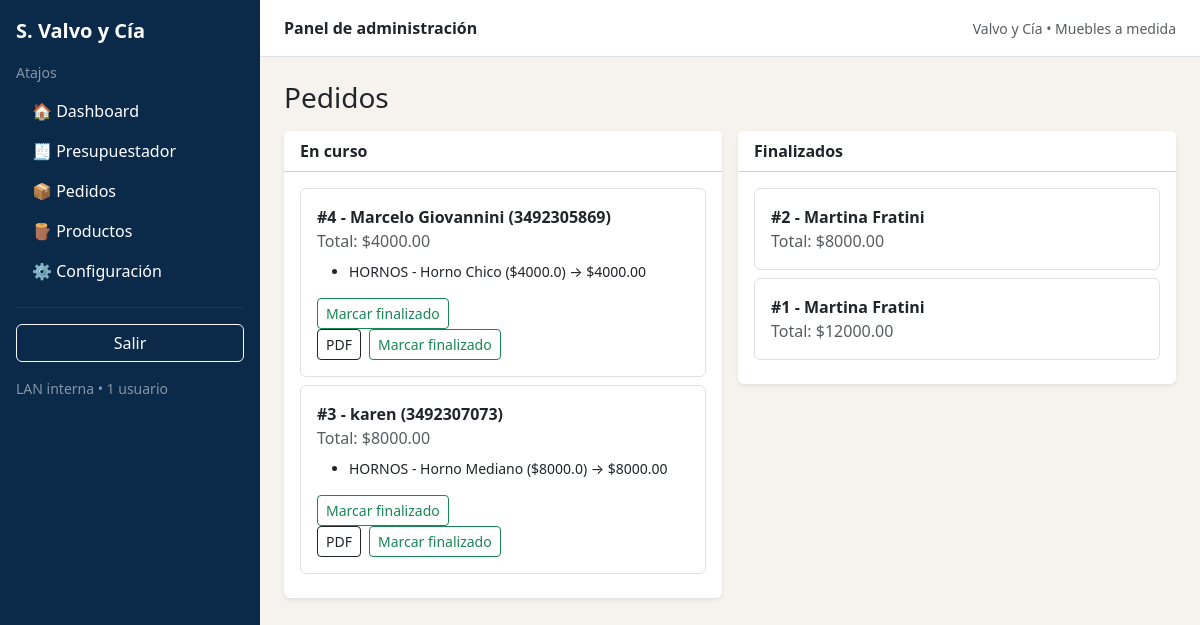
Page /pedidos (signed in) on the earlier database version.
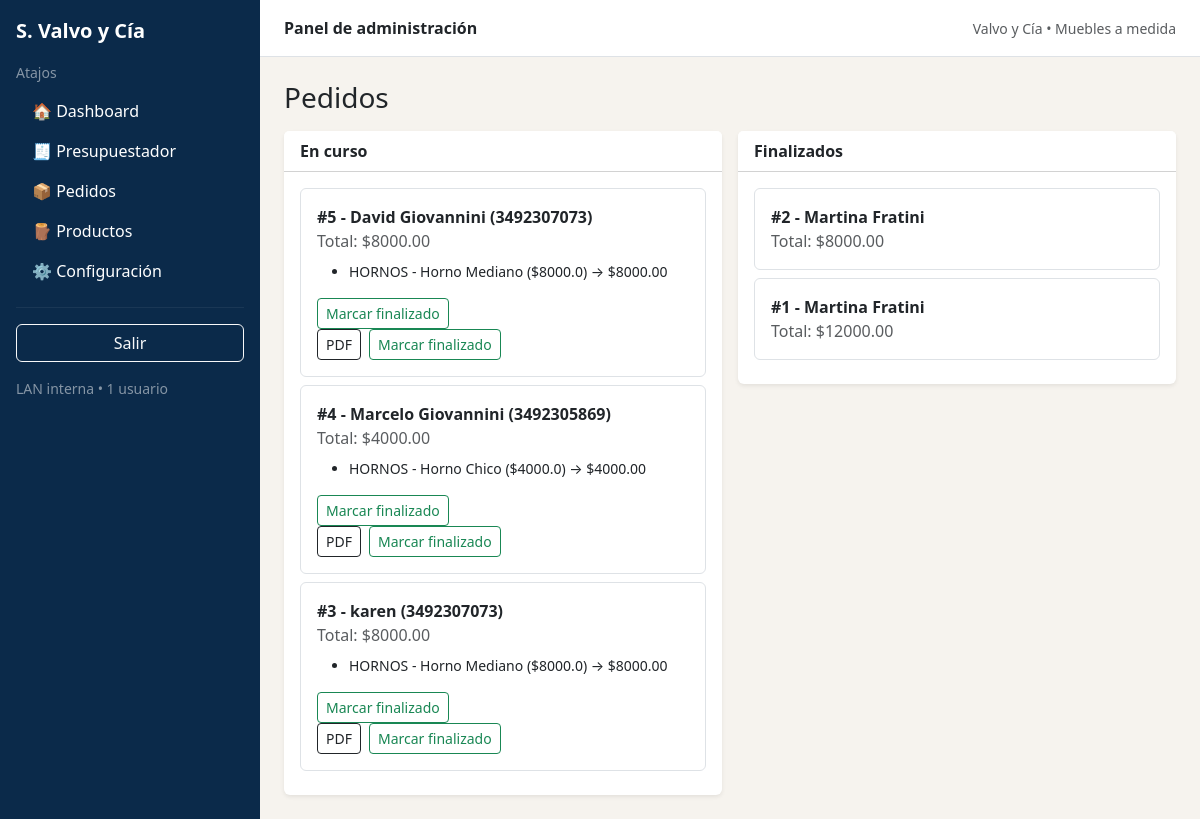
Same page on the later database version.
### app/models.py (models this page shows)
class Pedido(db.Model):
    id = db.Column(db.Integer, primary_key=True)
    cliente = db.Column(db.String(150), nullable=False)
    telefono = db.Column(db.String(50))
    direccion = db.Column(db.String(200))
    observaciones = db.Column(db.Text)
    total = db.Column(db.Float, nullable=False)
    estado = db.Column(db.String(20), default="PENDIENTE")
    created_at = db.Column(db.DateTime, default=datetime.utcnow)  # EN_CURSO / FINALIZADO
    email = db.Column(db.String(120))
    forma_pago = db.Column(db.String(50))
    tiene_sena = db.Column(db.Boolean, default=False)
    monto_sena = db.Column(db.Float)

class PedidoItem(db.Model):
    id = db.Column(db.Integer, primary_key=True)
    pedido_id = db.Column(db.Integer, db.ForeignKey("pedido.id"), nullable=False)
    descripcion = db.Column(db.String(255), nullable=False)
    cantidad = db.Column(db.Integer, nullable=False, default=1)
    metros = db.Column(db.Float, nullable=True)
    subtotal = db.Column(db.Float, nullable=False, default=0.0)
    pedido = db.relationship("Pedido", backref=db.backref("items", lazy=True))

### app/routes.py (the view)
    @app.get("/pedidos")
    @login_required
    def pedidos():
        pendiente = Pedido.query.filter_by(estado="PENDIENTE").order_by(Pedido.id.desc()).all()
        en_curso = Pedido.query.filter_by(estado="EN_CURSO").order_by(Pedido.id.desc()).all()
        final = Pedido.query.filter_by(estado="FINALIZADO").order_by(Pedido.id.desc()).all()
        return render_template("pedidos.html", pendiente=pendiente, en_curso=en_curso, final=final)

### app/models.py (called while the page is built)
@login_manager.user_loader
def load_user(user_id):
    return User.query.get(int(user_id))

### app/templates/pedidos.html
{% extends "base.html" %}
{% block content %}
<h3 class="mb-3">Pedidos</h3>
<div class="row g-3">
  <div class="col-md-6">
    <div class="card border-0 shadow-sm">
      <div class="card-header bg-white fw-bold">En curso</div>
      <div class="card-body">
        {% for p in en_curso %}
          <div class="border rounded p-3 mb-2 bg-white">
            <div class="fw-bold">#{{p.id}} - {{p.cliente}} ({{p.telefono}})</div>
            <div class="text-muted">Total: ${{"%.2f"|format(p.total)}}</div>
            <ul class="small mt-2">
              {% for it in p.items %}
                <li>{{it.descripcion}} → ${{"%.2f"|format(it.subtotal)}}</li>
              {% endfor %}
            </ul>
            <form method="post" action="/pedidos/{{p.id}}/finalizar">
              <button class="btn btn-outline-success btn-sm">Marcar finalizado</button>
            </form>
            <div class="d-flex gap-2">
                <a class="btn btn-outline-dark btn-sm" href="/pedidos/{{p.id}}/pdf">PDF</a>
                <form method="post" action="/pedidos/{{p.id}}/finalizar">
                    <button class="btn btn-outline-success btn-sm">Marcar finalizado</button>
                </form>
            </div>
          </div>
        {% else %}
          <div class="text-muted">No hay pedidos en curso.</div>
        {% endfor %}
      </div>
    </div>
  </div>
  <div class="col-md-6">
    <div class="card border-0 shadow-sm">
      <div class="card-header bg-white fw-bold">Finalizados</div>
      <div class="card-body">
        {% for p in final %}
          <div class="border rounded p-3 mb-2 bg-white">
            <div class="fw-bold">#{{p.id}} - {{p.cliente}}</div>
            <div class="text-muted">Total: ${{"%.2f"|format(p.total)}}</div>
          </div>
        {% else %}
          <div class="text-muted">No hay pedidos finalizados.</div>
        {% endfor %}
      </div>
    </div>
  </div>
</div>
{% endblock %}

Differences in the rows shown:
added Pedido: id "5", cliente "David Giovannini", telefono "3492307073", total "8000.00", shown under "Pedidos"
added PedidoItem: descripcion "HORNOS - Horno Mediano ($8000.0)", subtotal "8000.00", shown under "5"
